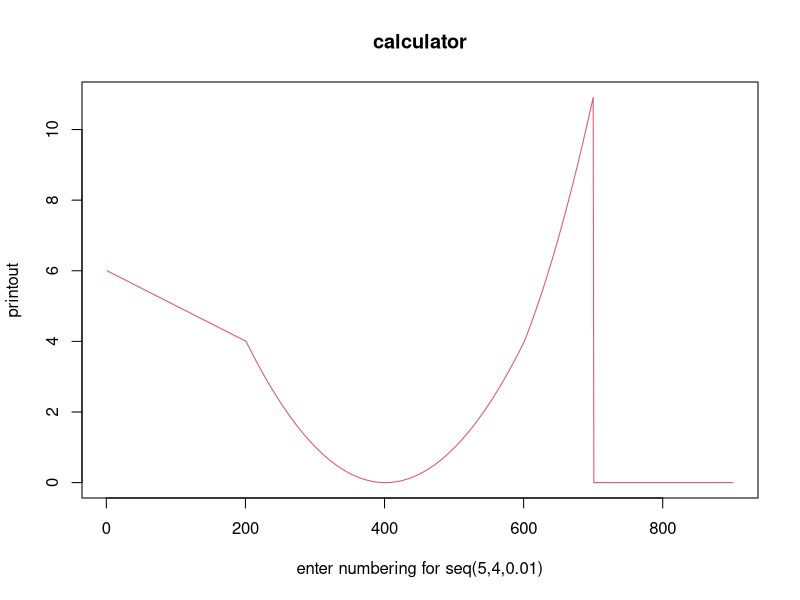
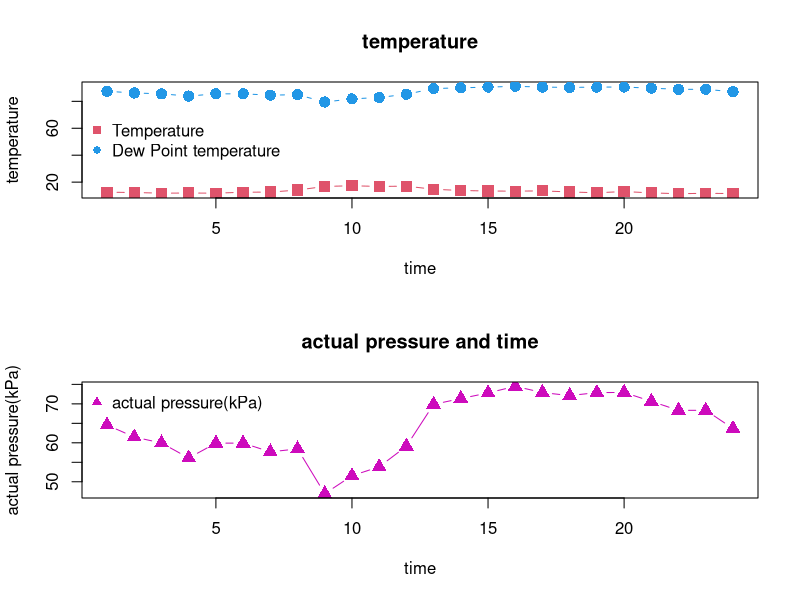

R code for these plots, in order:
#for and create function homework 
rm(list = ls(all = TRUE))
#1
sigmaa<- NULL
echo<- NULL
lol<- seq(-5, 4, 0.01)
for (x in 1:901){
  print(lol[x])
  if (lol[x]<(-3)){
    echo[x] <- 1-lol[x]
  }else if ((-3)<=lol[x] & lol[x]<=1){
     echo[x] <- (lol[x]+1)^2
  }else if (1<lol[x] & lol[x]<2){
    echo[x] <- 2*(lol[x])^2+lol[x]+1
  }else {
    echo[x] <- 0
  }
  print(echo[x])
  sigmaa[x]<-echo[x]
}
plot(1:901, sigmaa,
     type = "l",
     xlab = "enter numbering for seq(5,4,0.01)",
     ylab = "printout", 
     main = "calculator",
     pch = c(15),
     cex = 1.5 , 
     col = c(2))


#2
rm(list = ls(all = TRUE))
#install.packages("data.table")
library(data.table)
Hour<- seq(1:24)
Pressure<- c(768.5, 768.6, 768.6, 768.5, 768.2, 768.2, 769, 769, 769.5, 769.5, 769.1, 767.9, 767.8, 767.3, 766.3, 768.1, 767.3, 767.3, 767.2, 767.7, 767.8, 767.8, 767.9, 767.1)
Tair<- c(12.5, 12.3, 11.8, 11.9, 11.8, 12.5, 12.6, 14.1, 16.8, 17.3, 16.8, 17, 14.7,13.8, 13.4, 13.3, 13.5, 12.7, 12.1, 13, 12, 11.4, 11.7, 11.5)
RH<- c(84, 80, 78, 73, 78, 78, 75, 76, 61, 67, 70, 77, 91, 93, 95, 97, 95, 94, 95, 95, 92, 89, 89, 83)
pltto<-cbind(Hour, Pressure,  Tair, RH)

#建立函數
#實際水氣壓
avp<- function(x){
  0.611*e^(17.5*x/(240.97+x))
}
#露點溫度
AH<- function(a,b){
  a*b/100
}
DPT<- function(a){
  (240.97*log(a/0.611))/(17.50-log(a/0.611))
}


acta<- AH(Pressure/10, RH)
lala<- cbind(Tair,DPT(acta))

par(mfrow=c(2,1), no.readonly = FALSE)
matplot(Hour, lala,
        type = "b",
        xlab = "time",
        ylab = "temperature", 
        main = "temperature",
        pch = c(15,16),
        cex = 1.5 , 
        col = c(2, 4))
legend("left"
       ,c("Temperature","Dew Point temperature"),
       pch = c(15,16),
       col = c(2,4),
       bty = "n")

matplot(Hour, acta,
        type = "b",
        xlab = "time",
        ylab = "actual pressure(kPa)", 
        main = "actual pressure and time",
        pch = c(17),
        cex = 1.5 , 
        col = c(6))
legend("topleft",
       c("actual pressure(kPa)"),
       pch = c(17),
       col = c(6),
       bty = "n")
dev.copy(jpeg," figure02.jpg")
dev.off()
